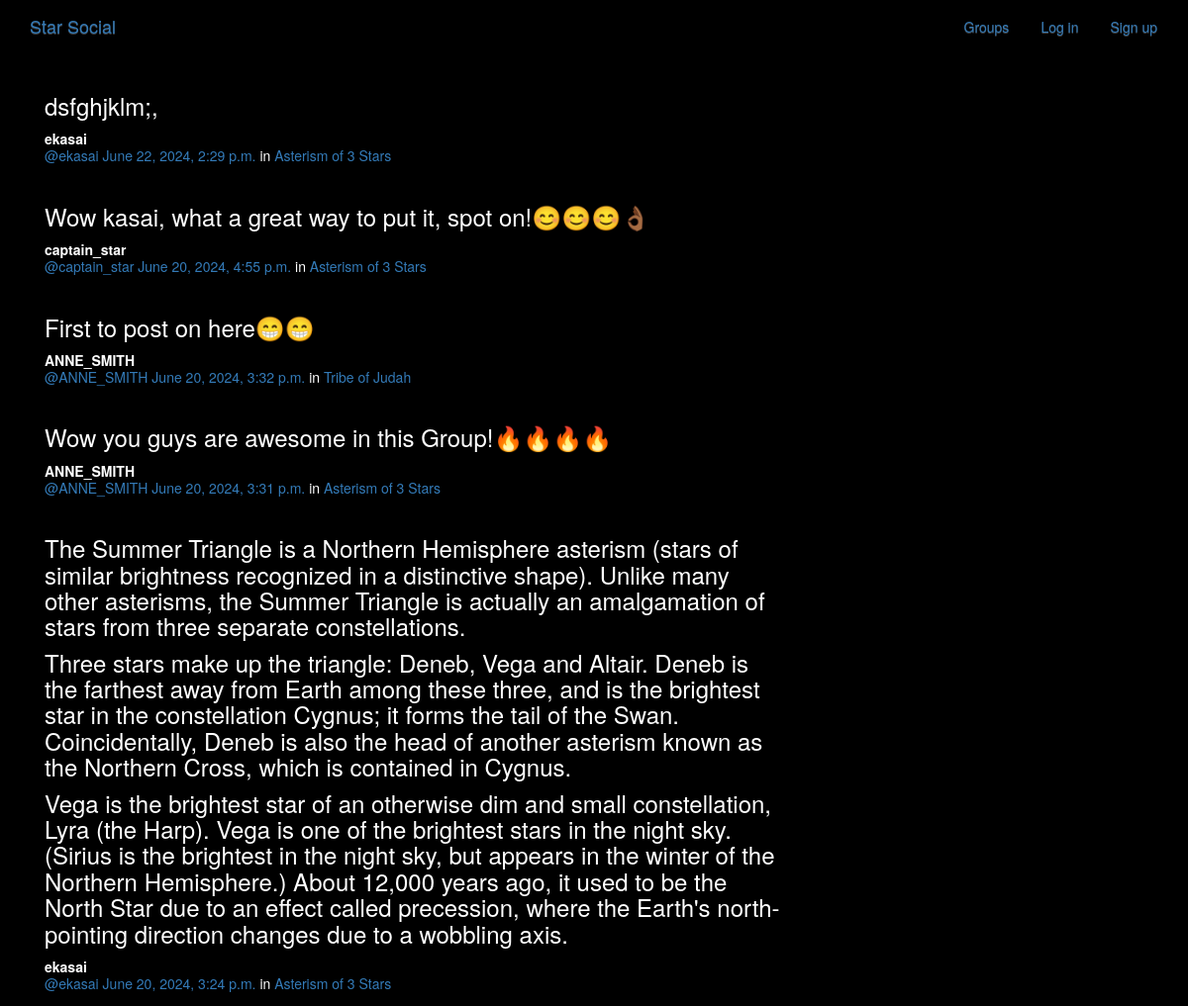
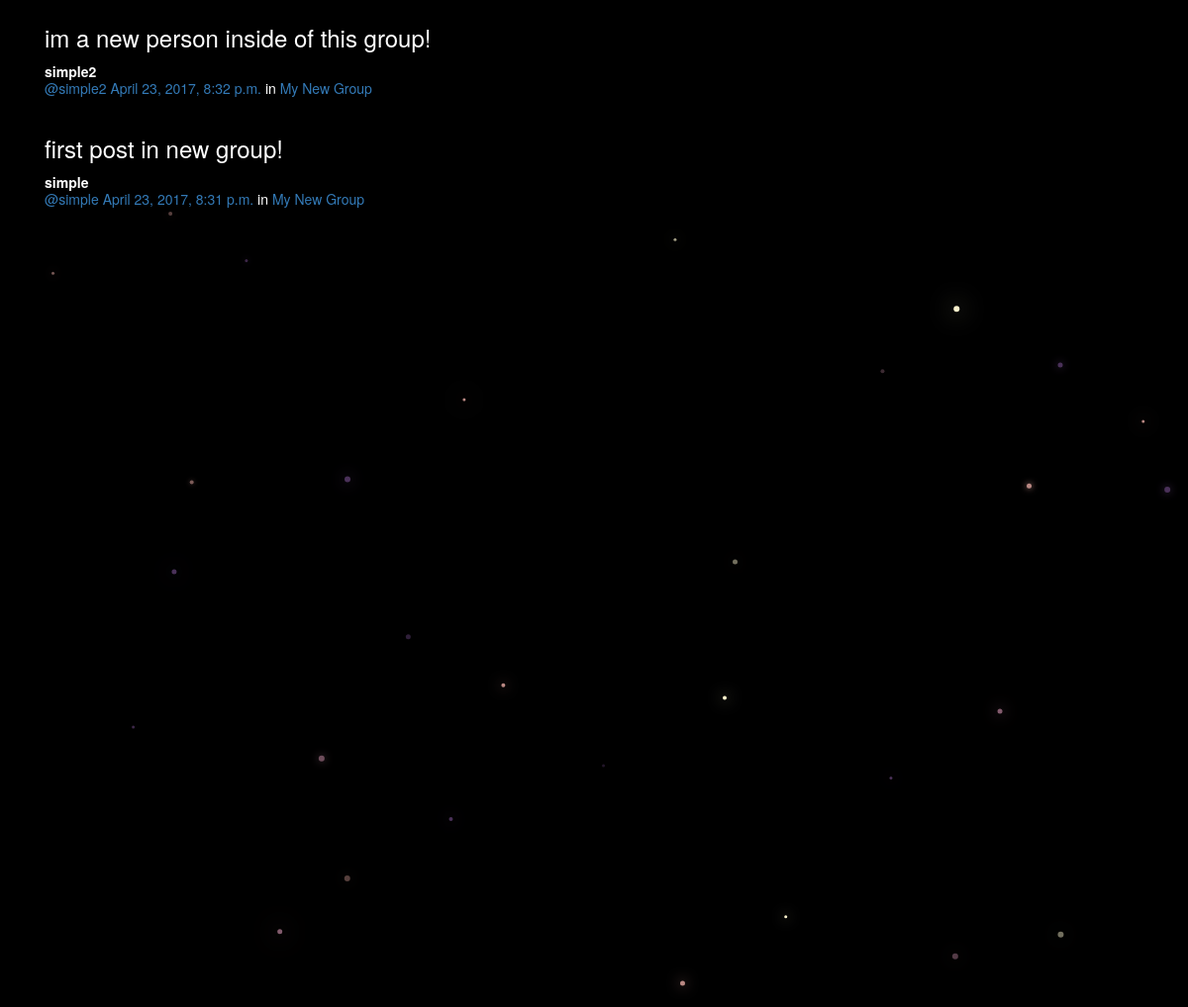
/posts/, run on the app's committed database (2 pictures, top to bottom).
### posts/models.py (models this page shows, shortened)
class Post(models.Model):
    user = models.ForeignKey(User, related_name="posts", on_delete=models.CASCADE)
    created_at = models.DateTimeField(auto_now=True)
    message = models.TextField()
    message_html = models.TextField(editable=False)
    group = models.ForeignKey(Group, related_name="posts", null=True, blank=True, on_delete=models.CASCADE)
    class Meta:
        ordering = ["-created_at"]
        unique_together = ["user", "message"]

### groups/models.py (models this page shows, shortened)
class Group(models.Model):
    name = models.CharField(max_length=255, unique=True)
    slug = models.SlugField(allow_unicode=True, unique=True)
    description = models.TextField(blank=True, default='')
    description_html = models.TextField(editable=False, default='', blank=True)
    members = models.ManyToManyField(User, through="GroupMember")
    class Meta:
        ordering = ["name"]

### posts/views.py (the view)
# urls.py: path('', views.PostList.as_view(), name='all'),
class PostList(SelectRelatedMixin, generic.ListView):
    model = models.Post
    select_related = ("user", "group")

### posts/templates/posts/post_list.html (shortened to what this page needs)
{% extends "posts/post_base.html" %}
{% load humanize %}
{% block post_content %}
<div class="col-md-8">
	{% for post in post_list %}
  {% include "posts/_post.html" %}
	{% endfor %}
</div>
{% endblock %}

### posts/templates/posts/_post.html (shortened to what this page needs)
<div class="post media">
	<h3>{{ post.message_html|safe }}</h3>
	<div class="media-body">
		<strong>{{ post.user.username }}</strong>
		<h5 class="media-heading">
			<span class="username"><a href="{% url 'posts:for_user' username=post.user.username %}">@{{ post.user.username }}</a></span>
			<time class="time"><a href="{% url 'posts:single' username=post.user.username pk=post.pk %}">{{ post.created_at }}</a></time>
			{% if post.group %}
			<span class="group-name">in <a href="#">{{ post.group.name }}</a></span>
			{% endif %}
		</h5>
	</div>
</div>

### static/simplesocial/css/master.css (style rules this page uses)
body { margin: 0; overflow: hidden; background-color: black; color:white; }

### data on the page
Post: message_html "dsfghjklm;,", user.username "ekasai", created_at "June 22, 2024, 2:29 p.m.", group.name "Asterism of 3 Stars"
Post: message_html "Wow kasai, what a great way to put it, spot on!😊😊😊👌🏾", user.username "captain_star", created_at "June 20, 2024, 4:55 p.m.", group.name "Asterism of 3 Stars"
Post: message_html "First to post on here😁😁", user.username "ANNE_SMITH", created_at "June 20, 2024, 3:32 p.m.", group.name "Tribe of Judah"
Post: message_html "Wow you guys are awesome in this Group!🔥🔥🔥🔥", user.username "ANNE_SMITH", created_at "June 20, 2024, 3:31 p.m.", group.name "Asterism of 3 Stars"
Post: message_html "The Summer Triangle is a Northern Hemisphere asterism (stars of similar brightness recognized in a distinctive shape). Unlike many other asterisms, the Summer Triangle is actually an amalgamation of stars from three separate constellations. Three stars make up the triangle: Deneb, Vega and Altair. Deneb is the farthest away from Earth among these three, and is the brightest star in the constellation Cygnus; it forms the tail of the Swan. Coincidentally, Deneb is also the head of another asterism known as the Northern Cross, which is contained in Cygnus. Vega is the brightest star of an otherwise dim and small constellation, Lyra (the Harp). Vega is one of the brightest stars in the night…", user.username "ekasai", created_at "June 20, 2024, 3:24 p.m.", group.name "Asterism of 3 Stars"
Post: message_html "im a new person inside of this group!", user.username "simple2", created_at "April 23, 2017, 8:32 p.m.", group.name "My New Group"
Post: message_html "first post in new group!", user.username "simple", created_at "April 23, 2017, 8:31 p.m.", group.name "My New Group"
